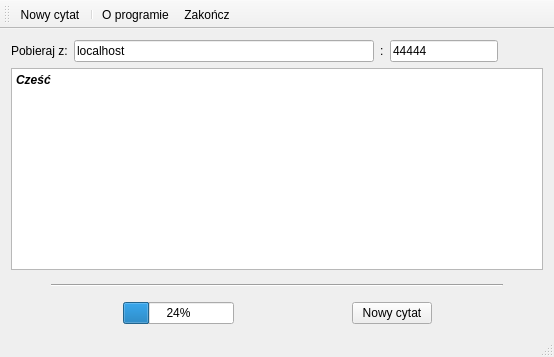
<?xml version="1.0" encoding="UTF-8"?>
<ui version="4.0">
 <class>MainClientWindow</class>
 <widget class="QMainWindow" name="MainClientWindow">
  <property name="geometry">
   <rect>
    <x>0</x>
    <y>0</y>
    <width>554</width>
    <height>357</height>
   </rect>
  </property>
  <property name="sizePolicy">
   <sizepolicy hsizetype="Preferred" vsizetype="Preferred">
    <horstretch>0</horstretch>
    <verstretch>0</verstretch>
   </sizepolicy>
  </property>
  <property name="windowTitle">
   <string>Klient</string>
  </property>
  <widget class="QWidget" name="centralWidget">
   <property name="sizePolicy">
    <sizepolicy hsizetype="Preferred" vsizetype="Preferred">
     <horstretch>0</horstretch>
     <verstretch>0</verstretch>
    </sizepolicy>
   </property>
   <layout class="QHBoxLayout" name="horizontalLayout_3">
    <item>
     <layout class="QVBoxLayout" name="verticalLayout">
      <property name="sizeConstraint">
       <enum>QLayout::SetDefaultConstraint</enum>
      </property>
      <item>
       <layout class="QHBoxLayout" name="horizontalLayout_5">
        <property name="bottomMargin">
         <number>0</number>
        </property>
        <item>
         <widget class="QLabel" name="label">
          <property name="text">
           <string>Pobieraj z:</string>
          </property>
         </widget>
        </item>
        <item>
         <widget class="QLineEdit" name="edtServerAddr">
          <property name="minimumSize">
           <size>
            <width>300</width>
            <height>0</height>
           </size>
          </property>
          <property name="text">
           <string>localhost</string>
          </property>
         </widget>
        </item>
        <item>
         <widget class="QLabel" name="label_2">
          <property name="text">
           <string>:</string>
          </property>
         </widget>
        </item>
        <item>
         <widget class="QLineEdit" name="edtPort">
          <property name="maximumSize">
           <size>
            <width>200</width>
            <height>16777215</height>
           </size>
          </property>
          <property name="inputMask">
           <string>99999; </string>
          </property>
          <property name="text">
           <string>44444</string>
          </property>
         </widget>
        </item>
        <item>
         <spacer name="horizontalSpacer_6">
          <property name="orientation">
           <enum>Qt::Horizontal</enum>
          </property>
          <property name="sizeHint" stdset="0">
           <size>
            <width>40</width>
            <height>20</height>
           </size>
          </property>
         </spacer>
        </item>
       </layout>
      </item>
      <item>
       <widget class="QTextBrowser" name="quoteArea">
        <property name="sizePolicy">
         <sizepolicy hsizetype="Expanding" vsizetype="Expanding">
          <horstretch>0</horstretch>
          <verstretch>0</verstretch>
         </sizepolicy>
        </property>
        <property name="acceptDrops">
         <bool>false</bool>
        </property>
        <property name="html">
         <string>&lt;!DOCTYPE HTML PUBLIC &quot;-//W3C//DTD HTML 4.0//EN&quot; &quot;http://www.w3.org/TR/REC-html40/strict.dtd&quot;&gt;
&lt;html&gt;&lt;head&gt;&lt;meta name=&quot;qrichtext&quot; content=&quot;1&quot; /&gt;&lt;style type=&quot;text/css&quot;&gt;
p, li { white-space: pre-wrap; }
&lt;/style&gt;&lt;/head&gt;&lt;body style=&quot; font-family:'Sans Serif'; font-size:9pt; font-weight:400; font-style:normal;&quot;&gt;
&lt;p style=&quot; margin-top:0px; margin-bottom:0px; margin-left:0px; margin-right:0px; -qt-block-indent:0; text-indent:0px;&quot;&gt;&lt;span style=&quot; font-weight:600; font-style:italic;&quot;&gt;Cześć&lt;/span&gt;&lt;/p&gt;&lt;/body&gt;&lt;/html&gt;</string>
        </property>
       </widget>
      </item>
      <item>
       <layout class="QHBoxLayout" name="horizontalLayout_2">
        <item>
         <spacer name="horizontalSpacer_5">
          <property name="orientation">
           <enum>Qt::Horizontal</enum>
          </property>
          <property name="sizeHint" stdset="0">
           <size>
            <width>40</width>
            <height>20</height>
           </size>
          </property>
         </spacer>
        </item>
        <item>
         <widget class="Line" name="line">
          <property name="sizePolicy">
           <sizepolicy hsizetype="Preferred" vsizetype="Fixed">
            <horstretch>100</horstretch>
            <verstretch>0</verstretch>
           </sizepolicy>
          </property>
          <property name="orientation">
           <enum>Qt::Horizontal</enum>
          </property>
         </widget>
        </item>
        <item>
         <spacer name="horizontalSpacer_4">
          <property name="orientation">
           <enum>Qt::Horizontal</enum>
          </property>
          <property name="sizeHint" stdset="0">
           <size>
            <width>40</width>
            <height>20</height>
           </size>
          </property>
         </spacer>
        </item>
       </layout>
      </item>
      <item>
       <layout class="QHBoxLayout" name="horizontalLayout">
        <item>
         <spacer name="horizontalSpacer_3">
          <property name="orientation">
           <enum>Qt::Horizontal</enum>
          </property>
          <property name="sizeHint" stdset="0">
           <size>
            <width>40</width>
            <height>20</height>
           </size>
          </property>
         </spacer>
        </item>
        <item>
         <widget class="QProgressBar" name="progressBar">
          <property name="value">
           <number>24</number>
          </property>
         </widget>
        </item>
        <item>
         <spacer name="horizontalSpacer">
          <property name="orientation">
           <enum>Qt::Horizontal</enum>
          </property>
          <property name="sizeHint" stdset="0">
           <size>
            <width>40</width>
            <height>20</height>
           </size>
          </property>
         </spacer>
        </item>
        <item>
         <widget class="QPushButton" name="btnNew">
          <property name="text">
           <string>Nowy cytat</string>
          </property>
         </widget>
        </item>
        <item>
         <spacer name="horizontalSpacer_2">
          <property name="orientation">
           <enum>Qt::Horizontal</enum>
          </property>
          <property name="sizeHint" stdset="0">
           <size>
            <width>40</width>
            <height>20</height>
           </size>
          </property>
         </spacer>
        </item>
       </layout>
      </item>
     </layout>
    </item>
   </layout>
  </widget>
  <widget class="QToolBar" name="mainToolBar">
   <attribute name="toolBarArea">
    <enum>TopToolBarArea</enum>
   </attribute>
   <attribute name="toolBarBreak">
    <bool>false</bool>
   </attribute>
   <addaction name="actionNewQuote"/>
   <addaction name="separator"/>
   <addaction name="actionAbout"/>
   <addaction name="actionQuit"/>
  </widget>
  <widget class="QStatusBar" name="statusBar"/>
  <action name="actionNewQuote">
   <property name="text">
    <string>Nowy cytat</string>
   </property>
   <property name="toolTip">
    <string>Pobiera nowy cytat z serwera</string>
   </property>
   <property name="shortcut">
    <string>Ctrl+N</string>
   </property>
  </action>
  <action name="actionQuit">
   <property name="text">
    <string>Zakończ</string>
   </property>
   <property name="shortcut">
    <string>Ctrl+Q</string>
   </property>
  </action>
  <action name="actionAbout">
   <property name="text">
    <string>O programie</string>
   </property>
  </action>
 </widget>
 <layoutdefault spacing="6" margin="11"/>
 <resources/>
 <connections>
  <connection>
   <sender>btnNew</sender>
   <signal>clicked()</signal>
   <receiver>MainClientWindow</receiver>
   <slot>btnNewPressed()</slot>
   <hints>
    <hint type="sourcelabel">
     <x>403</x>
     <y>317</y>
    </hint>
    <hint type="destinationlabel">
     <x>376</x>
     <y>255</y>
    </hint>
   </hints>
  </connection>
  <connection>
   <sender>actionNewQuote</sender>
   <signal>activated()</signal>
   <receiver>MainClientWindow</receiver>
   <slot>btnNewPressed()</slot>
   <hints>
    <hint type="sourcelabel">
     <x>-1</x>
     <y>-1</y>
    </hint>
    <hint type="destinationlabel">
     <x>199</x>
     <y>149</y>
    </hint>
   </hints>
  </connection>
  <connection>
   <sender>actionAbout</sender>
   <signal>activated()</signal>
   <receiver>MainClientWindow</receiver>
   <slot>btnAboutPressed()</slot>
   <hints>
    <hint type="sourcelabel">
     <x>-1</x>
     <y>-1</y>
    </hint>
    <hint type="destinationlabel">
     <x>199</x>
     <y>149</y>
    </hint>
   </hints>
  </connection>
  <connection>
   <sender>actionQuit</sender>
   <signal>activated()</signal>
   <receiver>MainClientWindow</receiver>
   <slot>close()</slot>
   <hints>
    <hint type="sourcelabel">
     <x>-1</x>
     <y>-1</y>
    </hint>
    <hint type="destinationlabel">
     <x>199</x>
     <y>149</y>
    </hint>
   </hints>
  </connection>
  <connection>
   <sender>edtServerAddr</sender>
   <signal>editingFinished()</signal>
   <receiver>MainClientWindow</receiver>
   <slot>addrChanged()</slot>
   <hints>
    <hint type="sourcelabel">
     <x>127</x>
     <y>40</y>
    </hint>
    <hint type="destinationlabel">
     <x>537</x>
     <y>33</y>
    </hint>
   </hints>
  </connection>
  <connection>
   <sender>edtPort</sender>
   <signal>editingFinished()</signal>
   <receiver>MainClientWindow</receiver>
   <slot>addrChanged()</slot>
   <hints>
    <hint type="sourcelabel">
     <x>471</x>
     <y>44</y>
    </hint>
    <hint type="destinationlabel">
     <x>588</x>
     <y>13</y>
    </hint>
   </hints>
  </connection>
 </connections>
 <slots>
  <slot>btnNewPressed()</slot>
  <slot>btnAboutPressed()</slot>
  <slot>addrChanged()</slot>
 </slots>
</ui>
